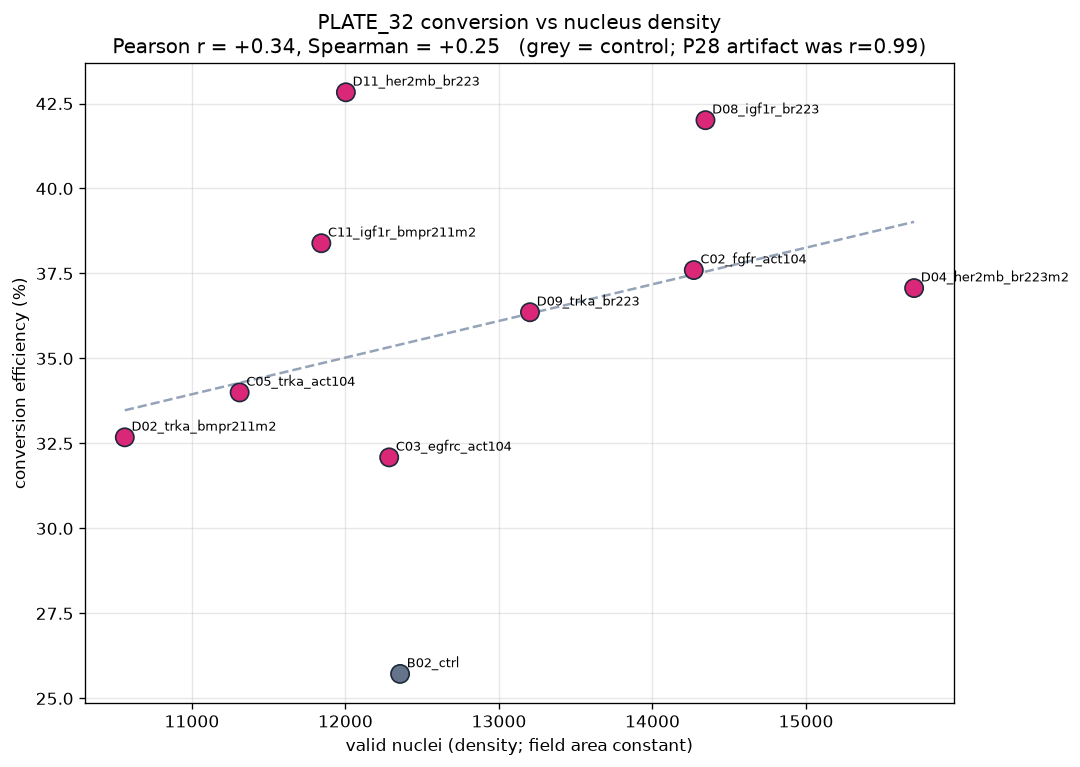

Source code (Python):
"""PLATE_32 QC: is the conversion ranking driven by real Desmin, or by nucleus
density (the confound that invalidated P28)? Plots conversion vs valid-nuclei
density for P32 and reports the correlation. Low |r| = density is not driving the
result (trust it); high |r| (as on P28, r=0.99) = the ranking is a density artifact.

Run from Conversion_Efficiency/:
    cpenv/Scripts/python.exe New_Quantif_P32/density_confound.py
"""
from __future__ import annotations
import os, json
import numpy as np
from scipy.stats import pearsonr, spearmanr
import matplotlib
matplotlib.use("Agg")
import matplotlib.pyplot as plt

HERE = os.path.dirname(os.path.abspath(__file__))
ROOT = os.path.dirname(HERE)


def load(plate_dir):
    r = json.load(open(os.path.join(ROOT, plate_dir, "visualize_final.json")))["per_well"]
    dens = np.array([r[w]["valid"] for w in r])
    conv = np.array([r[w]["conversion_pct"] for w in r])
    labs = [w.split("_", 1)[1] for w in r]
    ctrl = ["ctrl" in w for w in r]
    return dens, conv, labs, ctrl


dens, conv, labs, ctrl = load("New_Quantif_P32")
rp = pearsonr(dens, conv)[0]
rs = spearmanr(dens, conv)[0]
print(f"P32 Pearson r(density, conversion)  = {rp:+.3f}")
print(f"P32 Spearman r(density, conversion) = {rs:+.3f}")
print("(P28 was r=0.99/1.00 = pure density artifact; P23 was 0.61 = real effect)")

fig, ax = plt.subplots(figsize=(9, 6.5))
cols = ["#64748b" if c else "#db2777" for c in ctrl]
ax.scatter(dens, conv, c=cols, s=120, edgecolor="#1e293b", zorder=3)
for x, y, l in zip(dens, conv, labs):
    ax.annotate(l, (x, y), fontsize=7.5, xytext=(4, 4), textcoords="offset points")
m, b = np.polyfit(dens, conv, 1)
xs = np.array([dens.min(), dens.max()])
ax.plot(xs, m * xs + b, "--", color="#94a3b8", zorder=1)
ax.set_xlabel("valid nuclei (density; field area constant)")
ax.set_ylabel("conversion efficiency (%)")
ax.set_title(f"PLATE_32 conversion vs nucleus density\n"
             f"Pearson r = {rp:+.2f}, Spearman = {rs:+.2f}   "
             f"(grey = control; P28 artifact was r=0.99)")
ax.grid(alpha=0.3)
fig.tight_layout()
fig.savefig(os.path.join(HERE, "density_confound.png"), dpi=120,
            bbox_inches="tight", facecolor="white")
print("-> density_confound.png")
